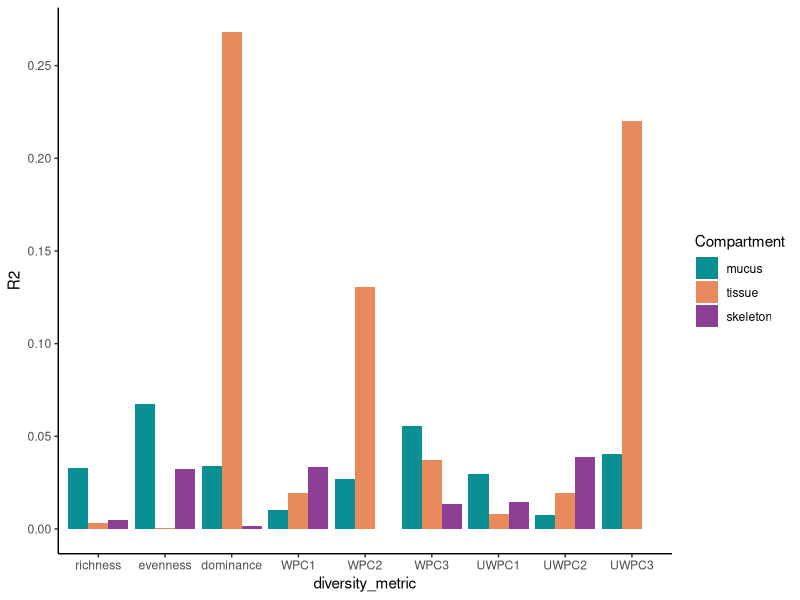
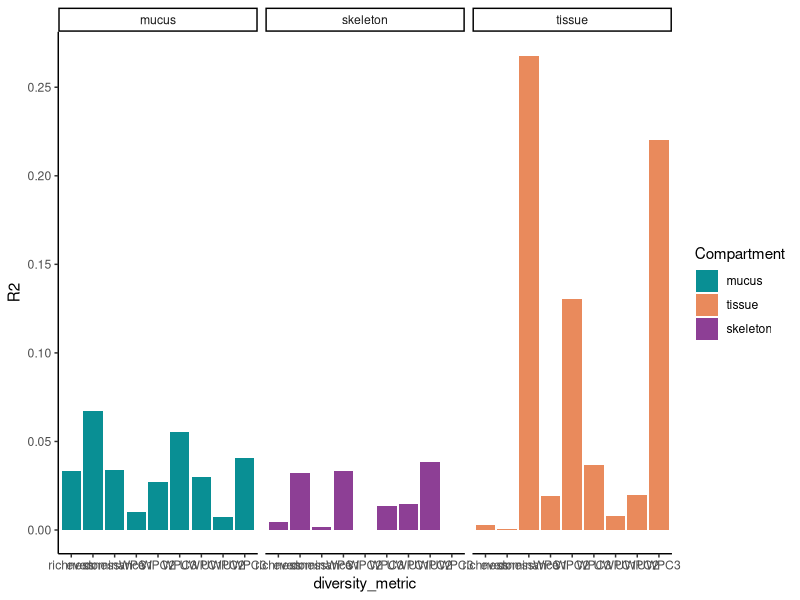
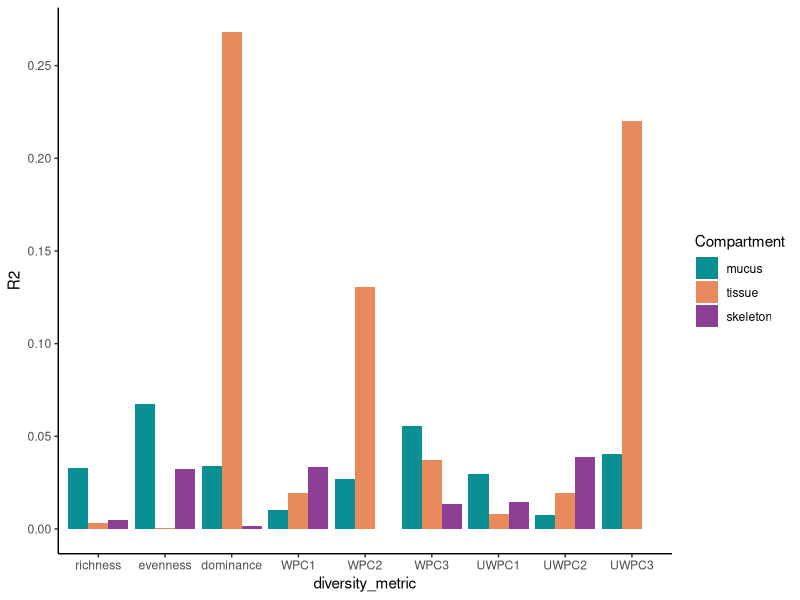
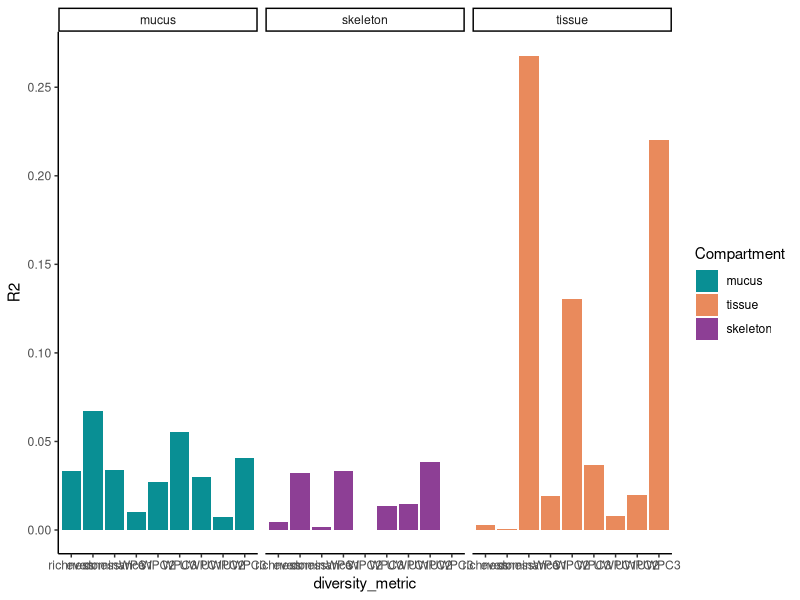

R code for these plots, in order:
### Code for making an R2 bar plot for publication ###

#R2 of disease vs. variable on y axis and alpha/beta diversity metrics on x axis, grouped by compartment type

#load libraries
library(dplyr)
library(ggplot2)

#read in table (data extracted from PGLS_gcmp_output, R2 from best fitting models for alpha div)
r2.table <- read.csv("input/gcmp_r2_table.csv", header = TRUE)
#Make sure the order is right
r2.table$diversity_metric <- factor(x = r2.table$diversity_metric, levels = c("richness", "evenness", "dominance", "WPC1", "WPC2", "WPC3", "UWPC1", "UWPC2", "UWPC3"))

#Group by diversity metric & fill by compartment
ggplot(r2.table, aes(fill=factor(compartment, levels = c("mucus", "tissue", "skeleton")), y=R2, x=diversity_metric)) + 
  geom_bar(position="dodge", stat="identity") +
  scale_fill_manual(values = c("#098F94", "#e98A5C", "#8D3F95")) +
  guides(fill=guide_legend(title="Compartment")) +
  scale_y_continuous(breaks=c(0, 0.05, 0.1, 0.15, 0.2, 0.25, 0.3)) +
  theme_classic()

ggsave("output/r2_barplot_color_by_compartment.pdf")

#Group by compartment and fill by metric
ggplot(r2.table, aes(fill=factor(compartment, levels = c("mucus", "tissue", "skeleton")), y=R2, x=diversity_metric)) + 
  geom_bar(position="dodge", stat="identity") +
  scale_fill_manual(values = c("#098F94", "#e98A5C", "#8D3F95")) +
  guides(fill=guide_legend(title="Compartment")) +
  scale_y_continuous(breaks=c(0, 0.05, 0.1, 0.15, 0.2, 0.25, 0.3)) +
  theme_classic() +
  facet_wrap(~compartment)

ggsave("output/r2_barplot_color_by_compartment_grouped_by_metric.pdf")

